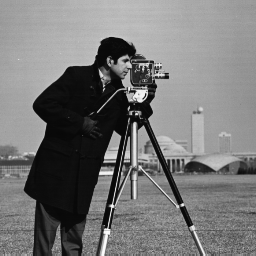
%> input picture clases/Cap05_Mejoramiento/Notebook/cameraman.png, 256 x 256 px, given in place of cameraman.tif, which was not available
$ octave TRAT04_FiltrosFreq2D.m   (GNU Octave 9; MATLAB toolbox functions it lacks are replaced by stand-ins)
%> lines starting %> are read from the running program, lines starting %| are printed output that depends on the picture; in (x1, y1, x2, y2) boxes, pixels count from 0 and x2, y2 are one past the last pixel; in counts of white or black regions, pixels touching at a corner belong together; the program's own positions count from 1; pictures that were not available may be replaced by others from this repository, and a replacement may not be noted
% José Ramón Iglesias Gamarra 2020-2
close all
I = imread('cameraman.tif');
%> I is the input picture: size 256x256 uint8; min 7, max 253, mean 118.7
imshow(I)
title('imagen original')

[N,M] = size(I);
%> N = 256; M = 256

P = 2*N;
%> P = 512
Q = 2*M;
%> Q = 512


filtro = input('Filtro 1: Ideal, 2: Gaussiano 3: Butterworth ?');
%> the answer given: 1
Do     = input('Frecuencia de Corte (Do) ?');
%> the answer given: 3
S = ['Ideal      '
    'Gaussiano  '
    'Butterworth'];

switch filtro % Ideal
    case 1
        D = zeros(P,Q);
        H = D;

        for u=1:P
            for v=1:Q
                D(u,v) = sqrt((u-P/2)^2+(v-Q/2)^2);
            end
        end
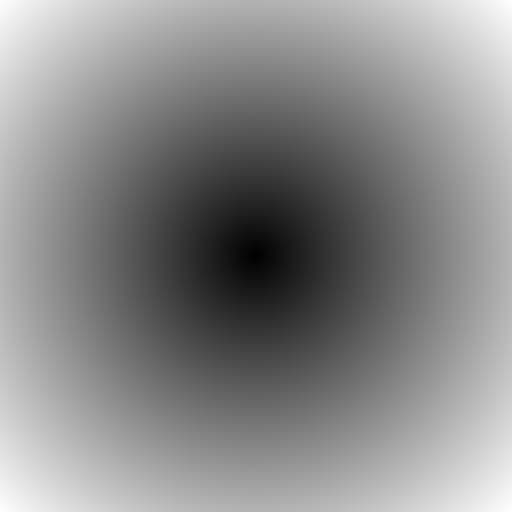
%> D: size 512x512 double; min 0, max 362, mean 195.9; drawn with min black and max white

        H(D<Do) = 1;
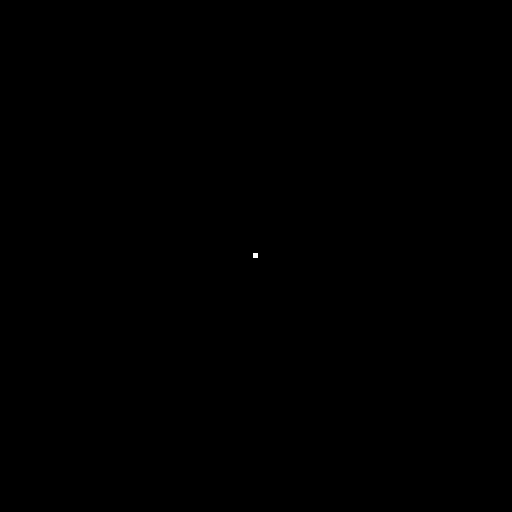
%> H: size 512x512 double; values 0 (black) and 1 (white), 0.01% white; 1 white region, box (x1, y1, x2, y2) and area: (253, 253, 258, 258) 25
    case 2 % Gaussian
        H = zeros(P,Q);

        for u=1:P
            for v=1:Q
                H(u,v) = exp(-0.5*((sqrt((u-P/2)^2+(v-Q/2)^2))/Do)^2);
            end
        end

    case 3 % Butterworth
        n = input('Orden de Butterworth? ');
        H = zeros(P,Q);
        m = 2*n;

        for u=1:P
            for v=1:Q
                H(u,v) = 1/(1+((sqrt((u-P/2)^2+(v-Q/2)^2))/Do)^m);
            end
        end


end

figure
mesh(H)
title(sprintf('Espectro del Filtro %s',S(filtro,:)));
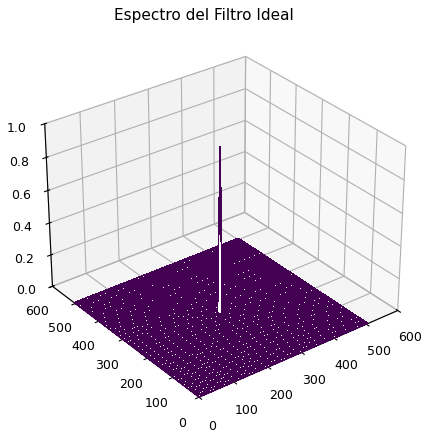
%> figure redrawn from the program's plot data

[N,M] = size(I);

P = 2*N;
Q = 2*M;

[Ph,Qh] = size(H);
%> Ph = 512; Qh = 512
if Ph~=P
    error('Numero de filas de H debe ser el doble del numero de filas de I');
end

if Qh~=Q
    error('Numero de columnas de H debe ser el doble del numero de columnas de I');
end


% Zero Padding
Ip = zeros(P,Q);
Ip(1:N,1:M) = I;
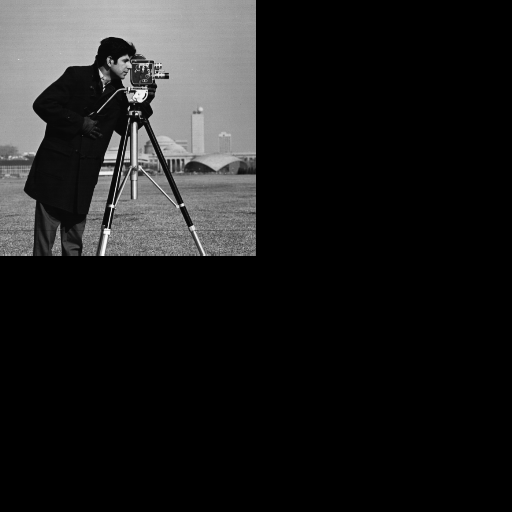
%> Ip: size 512x512 double; min 0, max 253, mean 29.7

% Transformada de Fourier en 2D
II = fft2(Ip);

% Intercambio de cuadrantes
Ipf = fftshift(II);
figure
imshow(log(abs(Ipf)+1),[]);title('Fourier de imagen de entrada')
%> after `imshow(log(abs(Ipf)+1),[])`:
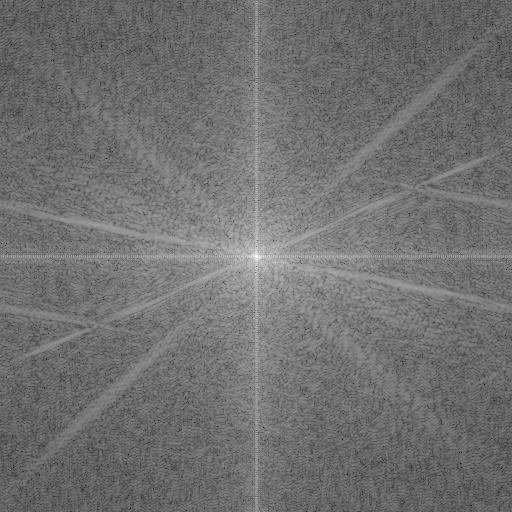
%> displayed picture: size 512x512, on the screen's scale of 0 to 255; min 0, max 255, mean 112.6

% Convolucion = multiplicacion en el dominio de la frecuencia
It = H.*Ipf;
figure
imshow(log(abs(It)+1),[]);title('Fourier de imagen filtrada')

% Intercambio de cuadrantes
T = fftshift(It);

% Transformada inversa de fourier
Jp = ifft2(T);

% Eliminacion de parte imaginaria (despreciable aprox = 0) y
% eliminacion de parte correspondiente al zero-padding
J = real(Jp(1:N,1:M));
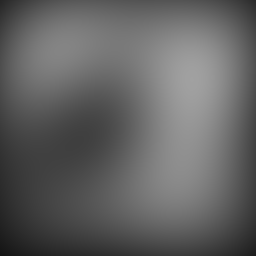
%> J: size 256x256 double; min 20.05, max 161.1, mean 98.1


figure
imshow(J,[])
title('imagen filtrada');

$ run again, with clases/Cap05_Mejoramiento/Notebook/Fishbones.bmp saved as clases/Cap05_Mejoramiento/Notebook/cameraman.png
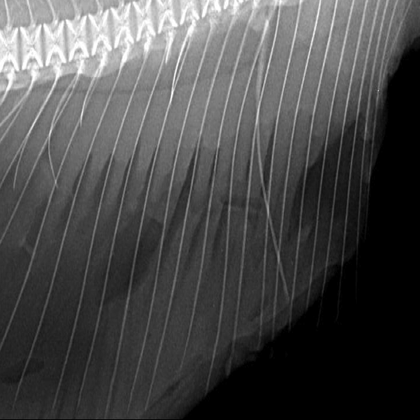
%> input picture clases/Cap05_Mejoramiento/Notebook/Fishbones.bmp, 420 x 420 px, shrunk from 512 x 512 before the run, given in place of cameraman.tif, which was not available
%> I is the input picture: size 420x420 uint8; min 0, max 255, mean 74.6
%> H: size 840x840 double; values 0 (black) and 1 (white), 0% white; 1 white region, box (x1, y1, x2, y2) and area: (417, 417, 422, 422) 25
%> `imshow(log(abs(Ipf)+1),[])`:
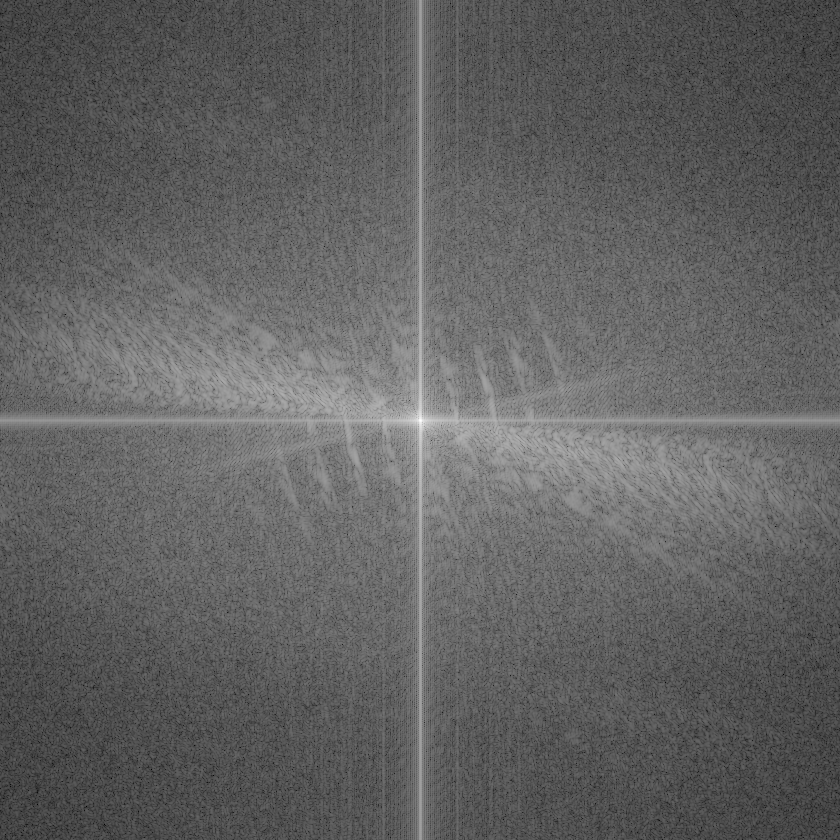
%> displayed picture: size 840x840, on the screen's scale of 0 to 255; min 0, max 255, mean 97.5
%> `J = real(Jp(1:N,1:M));`:
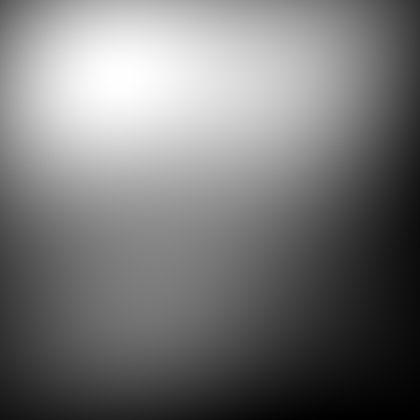
%> J: size 420x420 double; min -1.91, max 139.9, mean 63.9; drawn with min black and max white
